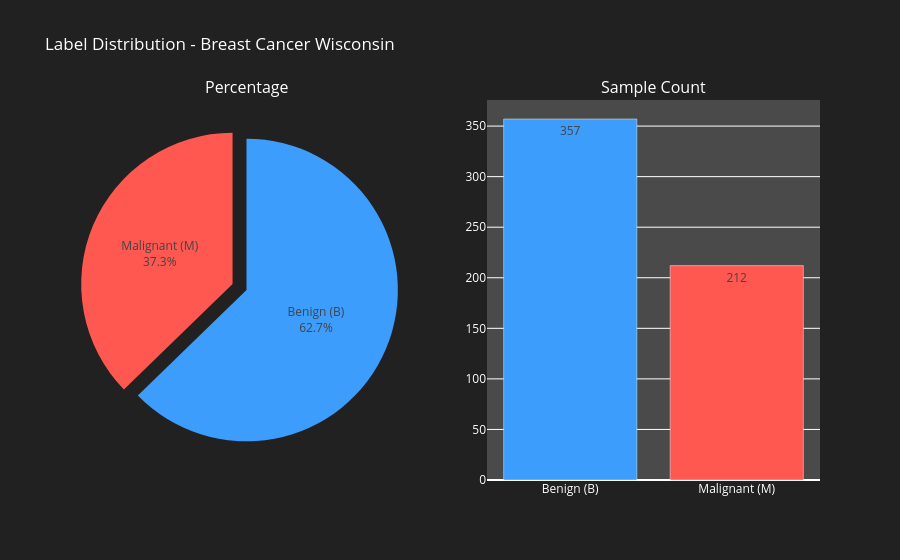

Notebook source saved alongside this figure:
### Code cell
fig = plot_class_distribution(df)
fig.show()

### Figure 1 — Plotly figure (JSON) as saved in the notebook; plotly's stock layout.template omitted (floating-point values rounded to 4 significant figures)
{"data": [{"domain": {"x": [0, 0.45], "y": [0, 1]}, "labels": ["Benign (B)", "Malignant (M)"], "marker": {"colors": ["#3d9dfc", "#FF5851"]}, "pull": [0, 0.1], "textinfo": "label+percent", "type": "pie", "values": [357, 212]}, {"marker": {"color": ["#3d9dfc", "#FF5851"]}, "text": ["357", "212"], "textposition": "auto", "type": "bar", "x": ["Benign (B)", "Malignant (M)"], "xaxis": "x", "y": [357, 212], "yaxis": "y"}], "layout": {"annotations": [{"font": {"size": 16}, "showarrow": false, "text": "Percentage", "x": 0.225, "xanchor": "center", "xref": "paper", "y": 1, "yanchor": "bottom", "yref": "paper"}, {"font": {"size": 16}, "showarrow": false, "text": "Sample Count", "x": 0.775, "xanchor": "center", "xref": "paper", "y": 1, "yanchor": "bottom", "yref": "paper"}], "font": {"color": "#ffffff"}, "paper_bgcolor": "#212121", "plot_bgcolor": "#494a49", "showlegend": false, "title": {"text": "Label Distribution - Breast Cancer Wisconsin"}, "xaxis": {"anchor": "y", "domain": [0.55, 1]}, "yaxis": {"anchor": "x", "domain": [0, 1]}}}
